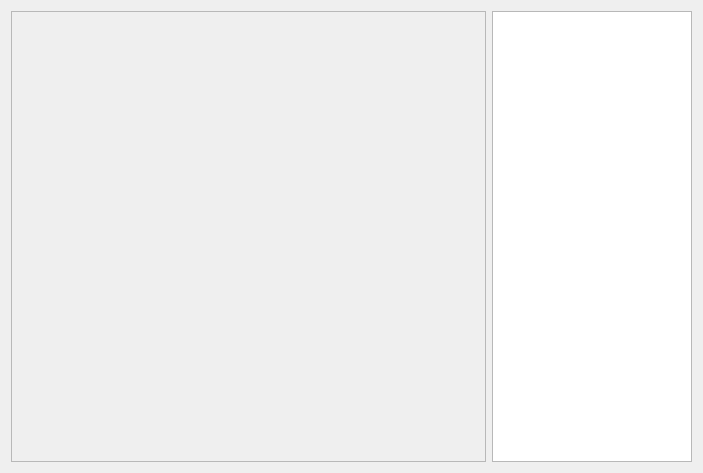
<?xml version="1.0" encoding="UTF-8"?>
<ui version="4.0">
 <class>QTermImage</class>
 <widget class="QWidget" name="QTermImage">
  <property name="geometry">
   <rect>
    <x>0</x>
    <y>0</y>
    <width>703</width>
    <height>473</height>
   </rect>
  </property>
  <property name="windowTitle">
   <string>Image Viewer</string>
  </property>
  <layout class="QGridLayout" name="gridLayout">
   <item row="0" column="0">
    <widget class="QTerm::Canvas" name="d_canvas">
     <property name="frameShape">
      <enum>QFrame::StyledPanel</enum>
     </property>
     <property name="frameShadow">
      <enum>QFrame::Raised</enum>
     </property>
    </widget>
   </item>
   <item row="0" column="1">
    <widget class="QTerm::ImageListViewer" name="d_list">
     <property name="maximumSize">
      <size>
       <width>200</width>
       <height>16777215</height>
      </size>
     </property>
    </widget>
   </item>
  </layout>
 </widget>
 <customwidgets>
  <customwidget>
   <class>QTerm::Canvas</class>
   <extends>QFrame</extends>
   <header>qtermcanvas.h</header>
   <container>1</container>
  </customwidget>
  <customwidget>
   <class>QTerm::ImageListViewer</class>
   <extends>QListView</extends>
   <header>imagelistviewer.h</header>
  </customwidget>
 </customwidgets>
 <resources/>
 <connections/>
</ui>
